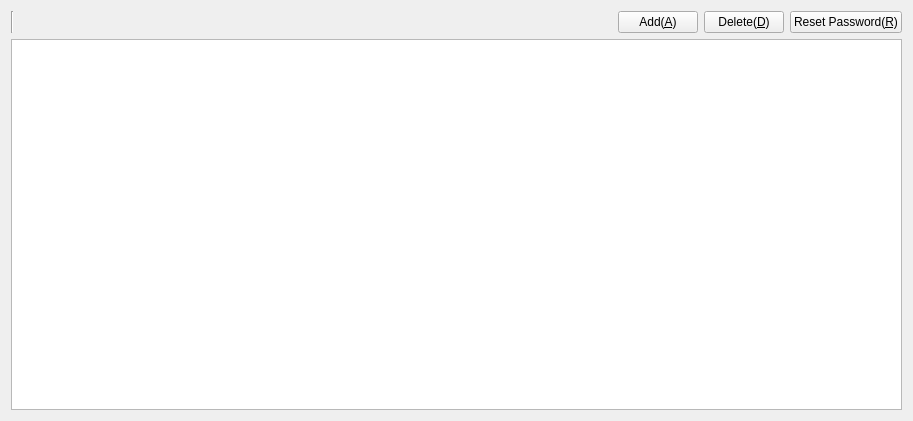
<?xml version="1.0" encoding="UTF-8"?>
<ui version="4.0">
 <class>UserManageView</class>
 <widget class="QWidget" name="UserManageView">
  <property name="geometry">
   <rect>
    <x>0</x>
    <y>0</y>
    <width>913</width>
    <height>421</height>
   </rect>
  </property>
  <property name="windowTitle">
   <string>User Manage</string>
  </property>
  <layout class="QVBoxLayout" name="verticalLayout">
   <item>
    <layout class="QHBoxLayout" name="horizontalLayout_2">
     <item>
      <widget class="Line" name="line">
       <property name="orientation">
        <enum>Qt::Vertical</enum>
       </property>
      </widget>
     </item>
     <item>
      <spacer name="horizontalSpacer_2">
       <property name="orientation">
        <enum>Qt::Horizontal</enum>
       </property>
       <property name="sizeHint" stdset="0">
        <size>
         <width>40</width>
         <height>20</height>
        </size>
       </property>
      </spacer>
     </item>
     <item>
      <widget class="QPushButton" name="addButton">
       <property name="text">
        <string>Add(&amp;A)</string>
       </property>
      </widget>
     </item>
     <item>
      <widget class="QPushButton" name="delButton">
       <property name="text">
        <string>Delete(&amp;D)</string>
       </property>
      </widget>
     </item>
     <item>
      <widget class="QPushButton" name="resetButton">
       <property name="text">
        <string>Reset Password(&amp;R)</string>
       </property>
      </widget>
     </item>
    </layout>
   </item>
   <item>
    <widget class="QTableView" name="usersView">
     <property name="alternatingRowColors">
      <bool>true</bool>
     </property>
     <property name="selectionMode">
      <enum>QAbstractItemView::SingleSelection</enum>
     </property>
     <property name="selectionBehavior">
      <enum>QAbstractItemView::SelectRows</enum>
     </property>
    </widget>
   </item>
  </layout>
 </widget>
 <resources/>
 <connections/>
</ui>
